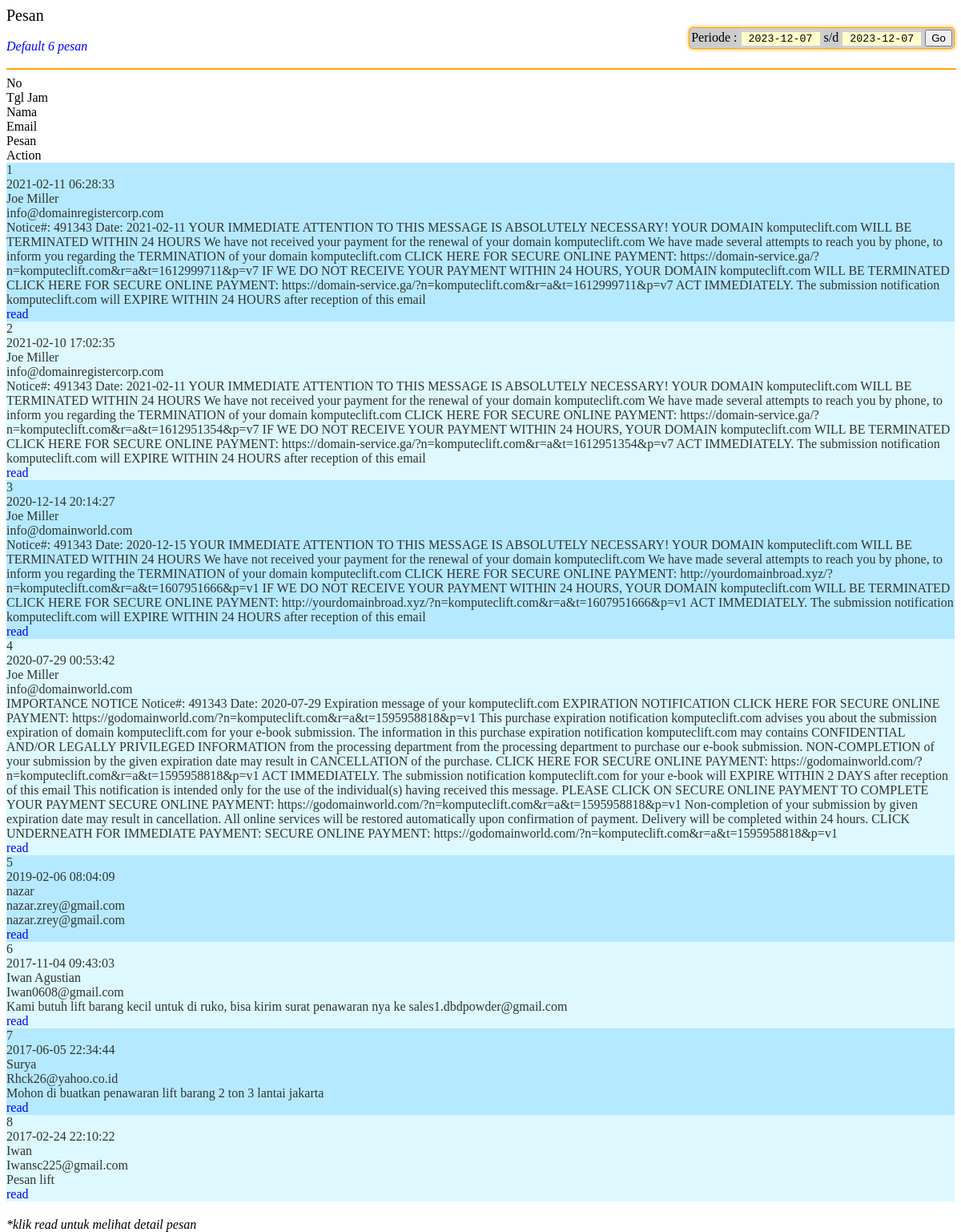
Page /old_new/administrator/halaman/guest.php on the committed database.
### tables this page shows
CREATE TABLE `guest_book` (
  `id` int(11) NOT NULL AUTO_INCREMENT,
  `tanggal` date DEFAULT NULL,
  `jam` char(8) DEFAULT NULL,
  `nama` char(20) DEFAULT NULL,
  `email` char(50) DEFAULT NULL,
  `judul` char(200) DEFAULT NULL,
  `pesan` text DEFAULT NULL,
  `guest_id` char(32) DEFAULT NULL,
  `recid` char(1) DEFAULT NULL,
  PRIMARY KEY (`id`)
);

### old_new/administrator/halaman/guest.php (the view, shortened to what this page needs)
<div>
<span style="font-size:20px;">Pesan </span><br/>&nbsp;<br/>
<i style="color:blue;">
<?php
if(!isset($_POST["submit"])){
	echo "Default 6 pesan";
}else{
	echo "Periode : ".$_POST['start']." s/d ".$_POST['end'];
}
?></i>
    <div style="float:right;margin-top:-15px;">
    <form method="post" action="" style="box-shadow:0 0 5px orange;border:solid 1px orange;border-radius:5px;padding:2px;background-color:#ccc;">
Periode : <input type="text" id="start" name="start" class="datepicker" value="<?php echo date('Y-m-d');?>" readonly> s/d <input type="text" id="end" name="end" class="datepicker" value="<?php echo date('Y-m-d');?>" readonly>
    <input type="submit" value="Go" name="submit">
    </form>
    </div>
<br/>
<hr width="100%" align="center" color="orange" style="float:left;">
<div id="name-counter">
	<div class="x7a">No</div>
    <div class="x5">Tgl Jam</div>
    <div class="x3">Nama</div>
    <div class="x9">Email</div>
    <div class="x8">Pesan</div>
    <div class="x7">Action</div>
</div>
<div id="name-list">
<?php
if(isset($_POST['submit'])){
	$limit = "";
	$find_date = "where date(tanggal) between date('$_POST[start]') and date('$_POST[end]')";
}else{
	$limit = " limit 8";
	$find_date = "";
}
$K="select * from guest_book $find_date order by tanggal desc,jam desc ".$limit;
$Gs_query = mysql_query($K);
	$no=1;
	while($Gs_result = mysql_fetch_array($Gs_query)){
		if(strlen($Gs_result['nama'])>1){
			$nama = $Gs_result['nama'];
		}else{
			$nama = "-";
		}
		if(strlen($Gs_result['email'])>1){
			$email = $Gs_result['email'];
		}else{
			$email = "-";
		}
		if(strlen($Gs_result['pesan'])>1){
			$pesan = $Gs_result['pesan'];
		}else{
			$pesan = "-";
		}
		$angka =  $no;
		if( $angka%2 == 1 ){
			if($Gs_result['recid']=="N"){
				$warna = 'style="background-color:#B5E9FF;color:blue;font-weight:bold;"';
			}else{
				$warna = 'style="background-color:#B5E9FF;color:#333;"';
			}
		}if( $angka%2 == 0 ){
			if($Gs_result['recid']=="N"){
				$warna = 'style="background-color:#DDF8FF;color:blue;font-weight:bold;"';
			}else{
				$warna = 'style="background-color:#DDF8FF;color:#333;"';
			}
		}
		$url = "<a href='halaman.php?page=guest&guest_dtl=$Gs_result[guest_id]' class='button_edit'>read</a>";
		echo '
		<div class="content_g">
			<div id="name-list_x_g" class="x7a Bleft" '.$warna.'><span $zahwa>'.$no.'</span></div>
			<div id="name-list_x_g" class="x5" '.$warna.'><span $zahwa>'.$Gs_result['tanggal']." ".$Gs_result['jam'].'</span></div>
			<div id="name-list_x_g" class="x3" '.$warna.'><span $zahwa>'.$nama.'</span></div>
			<div id="name-list_x_g" class="x9" '.$warna.'><span $zahwa>'.$email.'</span></div>
			<div id="name-list_x_g" class="x8" '.$warna.'><span $zahwa>'.$pesan.'</span></div>
			<div id="name-list_x_g" class="x7" '.$warna.'><span $zahwa>'.$url.'</span></div>
		</div>';
	$no++;
	}
?><div><i  class="notif" style="margin-top:20px;float:left;">*klik read untuk melihat detail pesan</i></div>
</div>
</div>

### old_new/administrator/halaman/guest.php (style rules this page uses)
input.datepicker { width:100px; text-align:center; cursor:pointer; background-color:#FFC; font-family:courier; border:solid 1px #ccc; box-shadow:0 0 5px #ddd; }
span a { text-decoration:none; }

### rows in the picture
guest_book: tanggal "2021-02-11", jam "06:28:33", nama "Joe Miller", email "info@domainregistercorp.com", pesan "Notice#: 491343 Date: 2021-02-11 YOUR IMMEDIATE ATTENTION TO THIS MESSAGE IS ABSOLUTELY NECESSARY! YOUR DOMAIN komputeclift.com WILL BE TERMINATED WITHIN 24 HOURS We have not received your payment for the renewal of your domain komputeclift.com We have made several attempts to reach you by phone, to inform you regarding the TERMINATION of your domain komputeclift.com CLICK HERE FOR SECURE ONLINE PAYMENT: https://domain-service.ga/?n=komputeclift.com&r=a&t=1612999711&p=v7 IF WE DO NOT RECEIVE YOUR PAYMENT WITHIN 24 HOURS, YOUR DOMAIN komputeclift.com WILL BE TERMINATED CLICK HERE FOR SECURE ONLINE PAYMENT: https://domain-service.ga/?n=komputeclift.com&r=a&t=1612999711&p=v7 ACT IMMEDIATELY.…"
guest_book: tanggal "2021-02-10", jam "17:02:35", nama "Joe Miller", email "info@domainregistercorp.com", pesan "Notice#: 491343 Date: 2021-02-11 YOUR IMMEDIATE ATTENTION TO THIS MESSAGE IS ABSOLUTELY NECESSARY! YOUR DOMAIN komputeclift.com WILL BE TERMINATED WITHIN 24 HOURS We have not received your payment for the renewal of your domain komputeclift.com We have made several attempts to reach you by phone, to inform you regarding the TERMINATION of your domain komputeclift.com CLICK HERE FOR SECURE ONLINE PAYMENT: https://domain-service.ga/?n=komputeclift.com&r=a&t=1612951354&p=v7 IF WE DO NOT RECEIVE YOUR PAYMENT WITHIN 24 HOURS, YOUR DOMAIN komputeclift.com WILL BE TERMINATED CLICK HERE FOR SECURE ONLINE PAYMENT: https://domain-service.ga/?n=komputeclift.com&r=a&t=1612951354&p=v7 ACT IMMEDIATELY.…"
guest_book: tanggal "2020-12-14", jam "20:14:27", nama "Joe Miller", email "info@domainworld.com", pesan "Notice#: 491343 Date: 2020-12-15 YOUR IMMEDIATE ATTENTION TO THIS MESSAGE IS ABSOLUTELY NECESSARY! YOUR DOMAIN komputeclift.com WILL BE TERMINATED WITHIN 24 HOURS We have not received your payment for the renewal of your domain komputeclift.com We have made several attempts to reach you by phone, to inform you regarding the TERMINATION of your domain komputeclift.com CLICK HERE FOR SECURE ONLINE PAYMENT: http://yourdomainbroad.xyz/?n=komputeclift.com&r=a&t=1607951666&p=v1 IF WE DO NOT RECEIVE YOUR PAYMENT WITHIN 24 HOURS, YOUR DOMAIN komputeclift.com WILL BE TERMINATED CLICK HERE FOR SECURE ONLINE PAYMENT: http://yourdomainbroad.xyz/?n=komputeclift.com&r=a&t=1607951666&p=v1 ACT IMMEDIATELY.…"
guest_book: tanggal "2020-07-29", jam "00:53:42", nama "Joe Miller", email "info@domainworld.com", pesan "IMPORTANCE NOTICE Notice#: 491343 Date: 2020-07-29 Expiration message of your komputeclift.com EXPIRATION NOTIFICATION CLICK HERE FOR SECURE ONLINE PAYMENT: https://godomainworld.com/?n=komputeclift.com&r=a&t=1595958818&p=v1 This purchase expiration notification komputeclift.com advises you about the submission expiration of domain komputeclift.com for your e-book submission. The information in this purchase expiration notification komputeclift.com may contains CONFIDENTIAL AND/OR LEGALLY PRIVILEGED INFORMATION from the processing department from the processing department to purchase our e-book submission. NON-COMPLETION of your submission by the given expiration date may result in…"
guest_book: tanggal "2019-02-06", jam "08:04:09", nama "nazar", email "nazar.zrey@gmail.com", pesan "nazar.zrey@gmail.com"
guest_book: tanggal "2017-11-04", jam "09:43:03", nama "Iwan Agustian", email "Iwan0608@gmail.com", pesan "Kami butuh lift barang kecil untuk di ruko, bisa kirim surat penawaran nya ke sales1.dbdpowder@gmail.com"
guest_book: tanggal "2017-06-05", jam "22:34:44", nama "Surya", email "Rhck26@yahoo.co.id", pesan "Mohon di buatkan penawaran lift barang 2 ton 3 lantai jakarta"
guest_book: tanggal "2017-02-24", jam "22:10:22", nama "Iwan", email "Iwansc225@gmail.com", pesan "Pesan lift"
